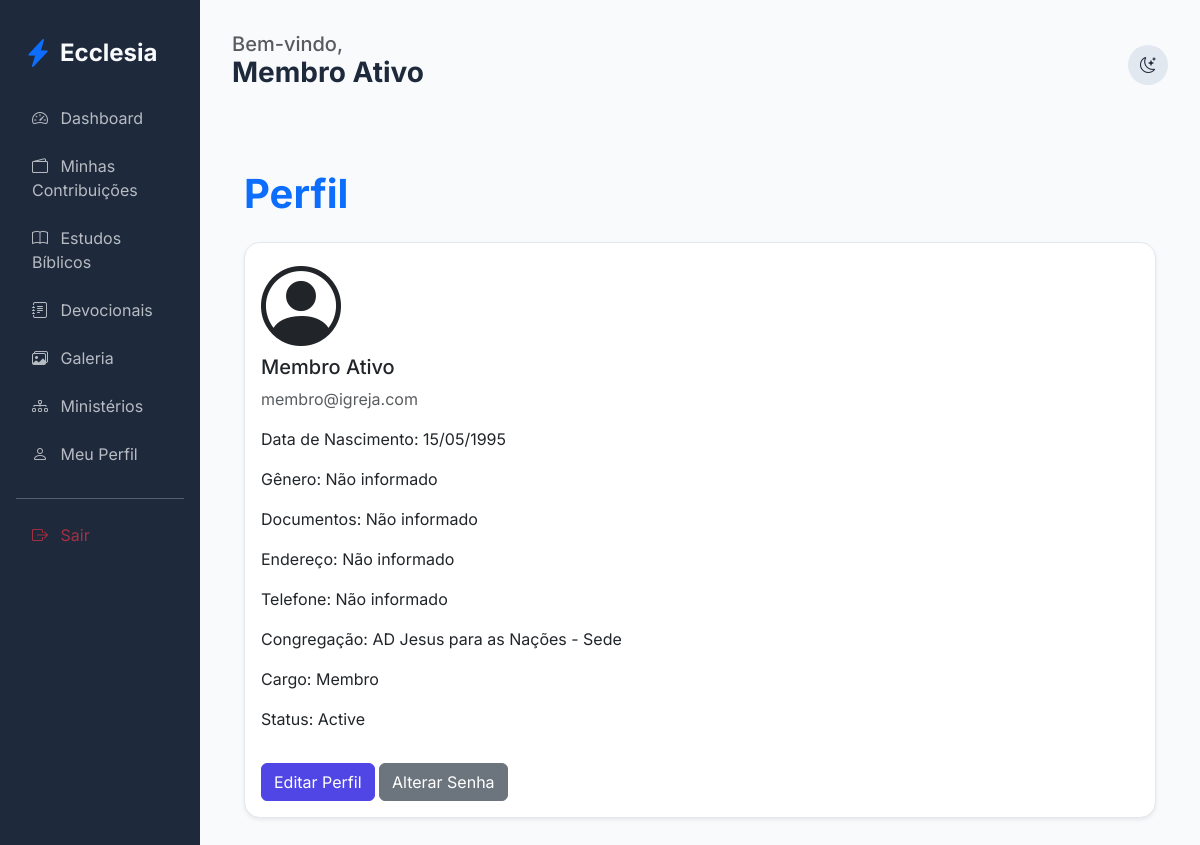
Screenshot of /members/profile (signed in) with the database file from the repository.
### app/core/models.py (models this page shows, shortened)
class User(db.Model, UserMixin):
    id = db.Column(db.Integer, primary_key=True)
    name = db.Column(db.String(100), nullable=False)
    email = db.Column(db.String(120), unique=True, nullable=False)
    password_hash = db.Column(db.String(128))
    birth_date = db.Column(db.Date)
    gender = db.Column(db.String(20))
    documents = db.Column(db.String(200)) # Flexível para diferentes países
    address = db.Column(db.Text)
    phone = db.Column(db.String(50))
    profile_photo = db.Column(db.String(255), nullable=True)
    status = db.Column(db.String(20), default='pending') # pending, active, rejected
    is_ministry_leader = db.Column(db.Boolean, default=False)
    church_id = db.Column(db.Integer, db.ForeignKey('church.id'))
    family_id = db.Column(db.Integer, db.ForeignKey('family.id'), nullable=True)
    church_role_id = db.Column(db.Integer, db.ForeignKey('church_role.id'), nullable=True)
    ministries = db.relationship('Ministry', secondary=member_ministries, backref=db.backref('members', lazy='dynamic'))
    can_manage_ministries = db.Column(db.Boolean, default=False)
    can_manage_media = db.Column(db.Boolean, default=False)
    can_publish_devotionals = db.Column(db.Boolean, default=False)
    can_approve_members = db.Column(db.Boolean, default=False)
    can_manage_finance = db.Column(db.Boolean, default=False)
    can_manage_kids = db.Column(db.Boolean, default=False)
    can_manage_events = db.Column(db.Boolean, default=False)

class Church(db.Model):
    id = db.Column(db.Integer, primary_key=True)
    name = db.Column(db.String(100), nullable=False)
    address = db.Column(db.String(200))
    city = db.Column(db.String(100))
    country = db.Column(db.String(100))
    currency_symbol = db.Column(db.String(5), default='R$')
    is_main = db.Column(db.Boolean, default=False)
    created_at = db.Column(db.DateTime, default=datetime.utcnow)
    members = db.relationship('User', backref='church', lazy=True)
    ministries = db.relationship('Ministry', backref='church', lazy=True)
    assets = db.relationship('Asset', backref='church', lazy=True)
    roles = db.relationship('ChurchRole', backref='church', lazy=True, cascade="all, delete-orphan")

class ChurchRole(db.Model):
    id = db.Column(db.Integer, primary_key=True)
    name = db.Column(db.String(80), nullable=False)
    description = db.Column(db.Text, nullable=True)
    church_id = db.Column(db.Integer, db.ForeignKey('church.id'), nullable=False)
    is_active = db.Column(db.Boolean, default=True)
    order = db.Column(db.Integer, default=0)  # para ordenar na exibição
    users = db.relationship('User', backref='church_role', lazy=True)

### app/modules/members/routes.py (the view)
@members_bp.route('/profile')
@login_required
def profile():
    return render_template('members/profile.html')

### app/templates/members/profile.html
{% extends "base.html" %}
{% block content %}
<div class="container py-5">
    <h1 class="fw-bold text-primary mb-4">Perfil</h1>
    <div class="card shadow-sm">
        <div class="card-body">
            {% if current_user.profile_photo %}
            <img src="{{ url_for('static', filename=current_user.profile_photo) }}" alt="Foto de Perfil" class="rounded-circle mb-3" style="width: 150px; height: 150px; object-fit: cover;">
            {% else %}
            <i class="bi bi-person-circle display-1 mb-3"></i>
            {% endif %}
            <h5>{{ current_user.name }}</h5>
            <p class="text-muted">{{ current_user.email }}</p>
            <p>Data de Nascimento: {{ current_user.birth_date.strftime('%d/%m/%Y') if current_user.birth_date else 'Não informado' }}</p>
            <p>Gênero: {{ current_user.gender or 'Não informado' }}</p>
            <p>Documentos: {{ current_user.documents or 'Não informado' }}</p>
            <p>Endereço: {{ current_user.address or 'Não informado' }}</p>
            <p>Telefone: {{ current_user.phone or 'Não informado' }}</p>
            <p>Congregação: {{ current_user.church.name if current_user.church else 'Não associado' }}</p>
            <p>Cargo: {{ current_user.church_role.name if current_user.church_role else 'Nenhum' }}</p>
            <p>Status: {{ current_user.status|capitalize }}</p>
            <a href="{{ url_for('members.edit_profile') }}" class="btn btn-primary mt-3">Editar Perfil</a>
            <a href="{{ url_for('auth.change_password') }}" class="btn btn-secondary mt-3">Alterar Senha</a>
        </div>
    </div>
</div>
{% endblock %}

### app/templates/base.html (shortened to what this page needs)
<!DOCTYPE html>
<html lang="pt-BR">
<head>
    <link href="https://cdn.jsdelivr.net/npm/bootstrap@5.3.0/dist/css/bootstrap.min.css" rel="stylesheet">
    <link href="https://cdn.jsdelivr.net/npm/bootstrap-icons@1.10.0/font/bootstrap-icons.css" rel="stylesheet">
    <link rel="stylesheet" href="{{ url_for('static', filename='css/premium.css') }}">
</head>
<body>
    <div class="container-fluid">
        <div class="row">
            {% if current_user.is_authenticated %}
            <div class="col-md-3 col-lg-2 sidebar d-none d-md-block">
                <div class="d-flex align-items-center mb-4 px-2">
                    <i class="bi bi-lightning-charge-fill text-primary fs-3 me-2"></i>
                    <h4 class="mb-0 fw-bold">Ecclesia</h4>
                </div>
                <nav class="nav flex-column">
                    <a class="nav-link {{ 'active' if request.endpoint == 'members.dashboard' }}" href="{{ url_for('members.dashboard') }}">
                        <i class="bi bi-speedometer2 me-2"></i> Dashboard
                    </a>
                    <a class="nav-link {{ 'active' if request.endpoint == 'finance.member_finance' }}" href="{{ url_for('finance.member_finance') }}">
                        <i class="bi bi-wallet2 me-2"></i> Minhas Contribuições
                    </a>
                    <a class="nav-link {{ 'active' if request.endpoint == 'edification.studies' }}" href="{{ url_for('edification.studies') }}">
                        <i class="bi bi-book me-2"></i> Estudos Bíblicos
                    </a>
                    <a class="nav-link {{ 'active' if request.endpoint == 'edification.devotionals' }}" href="{{ url_for('edification.devotionals') }}">
                        <i class="bi bi-journal-text me-2"></i> Devocionais
                    </a>
                    <a class="nav-link {{ 'active' if 'gallery' in request.endpoint }}" href="{{ url_for('edification.gallery') }}">
                        <i class="bi bi-images me-2"></i> Galeria
                    </a>
                    <a class="nav-link {{ 'active' if 'ministries' in request.endpoint }}" href="{{ url_for('members.list_ministries') }}">
                        <i class="bi bi-diagram-3 me-2"></i> Ministérios
                    </a>
                    <a class="nav-link" href="{{ url_for('members.profile') }}">
                        <i class="bi bi-person me-2"></i> Meu Perfil
                    </a>
                    <hr class="my-3 opacity-25">
                    <a class="nav-link text-danger" href="{{ url_for('auth.logout') }}">
                        <i class="bi bi-box-arrow-right me-2"></i> Sair
                    </a>
                </nav>
            </div>
            {% endif %}
            <div class="col-md-9 col-lg-10 main-content {{ 'mx-auto' if not current_user.is_authenticated }}">
                <header class="d-flex justify-content-between align-items-center mb-4">
                    <div>
                        {% if current_user.is_authenticated %}
                        <h5 class="text-muted mb-0">Bem-vindo,</h5>
                        <h3 class="fw-bold">{{ current_user.name }}</h3>
                        {% endif %}
                    </div>
                    <div class="d-flex align-items-center gap-3">
                        <div class="theme-toggle" onclick="toggleTheme()">
                            <i class="bi bi-moon-stars" id="theme-icon"></i>
                        </div>
                    </div>
                </header>
                {% block content %}{% endblock %}
            </div>
        </div>
    </div>
</body>
</html>

### app/static/css/premium.css (style rules this page uses)
:root { --primary: #4f46e5; --primary-hover: #4338ca; --secondary: #64748b; --success: #10b981; --danger: #ef4444; --warning: #f59e0b; --info: #06b6d4; --bg-main: #f8fafc; --bg-card: #ffffff; --text-main: #1e293b; --text-muted: #64748b; --border: #e2e8f0; --sidebar-bg: #1e293b; --sidebar-text: #f8fafc; --input-bg: #ffffff; }
body { font-family: 'Inter', sans-serif; background-color: var(--bg-main); color: var(--text-main); transition: all 0.3s ease; }
.sidebar { background-color: var(--sidebar-bg); color: var(--sidebar-text); min-height: 100vh; padding: 2rem 1rem; }
.nav-link { color: var(--sidebar-text); opacity: 0.7; transition: all 0.2s; border-radius: 0.5rem; margin-bottom: 0.5rem; }
.main-content { padding: 2rem; }
.card { background-color: var(--bg-card); border: 1px solid var(--border); border-radius: 1rem; box-shadow: 0 4px 6px -1px rgb(0 0 0 / 0.1); transition: transform 0.2s; }
.btn-primary { background-color: var(--primary); border-color: var(--primary); }
.theme-toggle { cursor: pointer; padding: 0.5rem; border-radius: 50%; background: var(--border); display: flex; align-items: center; justify-content: center; width: 40px; height: 40px; }

### rows the page displays
User: name "Membro Ativo", email "membro@igreja.com", birth_date "15/05/1995", gender "Não informado", documents "Não informado", address "Não informado", phone "Não informado", status "Active"
Church: church "AD Jesus para as Nações - Sede"
ChurchRole: church_role "Membro"
